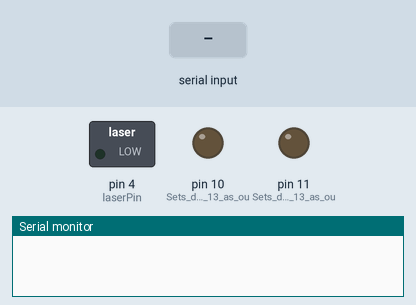
Simulated run of this sketch. Board: Arduino Uno, built with avr-gcc and run on an emulated ATmega328P. Parts: switched loads named in the sketch (green lamp = pin HIGH), output pins drawn as LEDs (lit = HIGH), the last lines printed to the serial monitor. The inputs (shaded band) are chosen by the test bench.

Above: at 1.2 s.
1.3 s: "a\n" received over Serial
At 2.07 s:
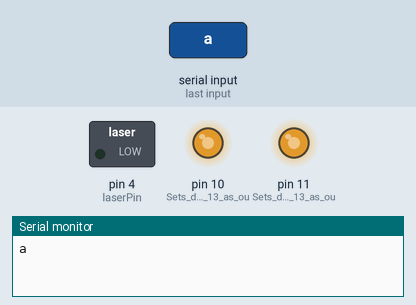
4.3 s: byte 102 ('f') received over Serial
At 6.8 s:
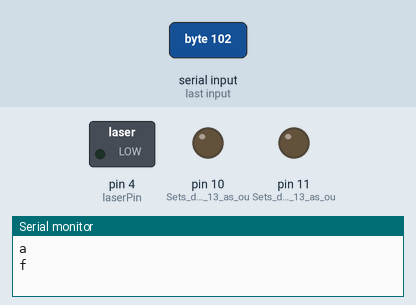
7.3 s: byte 98 ('b') received over Serial
At 7.7 s:
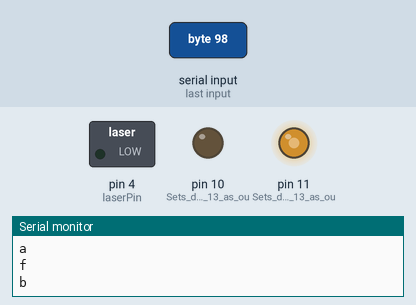
9.4 s: byte 108 ('l') received over Serial
At 10.6 s:
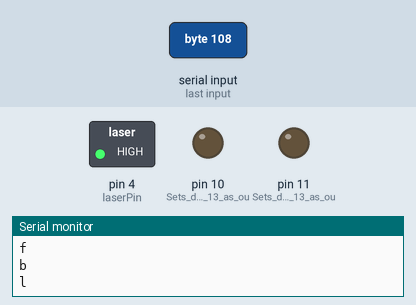
10.9 s: byte 100 ('d') received over Serial
At 11.3 s:
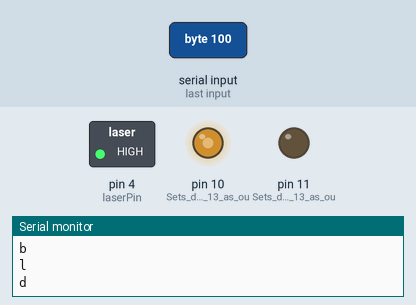
13.0 s: byte 97 ('a') received over Serial
At 13.77 s:
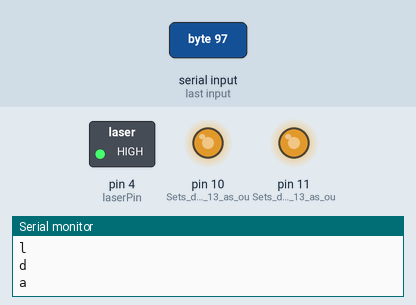
Timing chart, 0 to 16.0 s (numbered marks = the images above; inputs shaded):
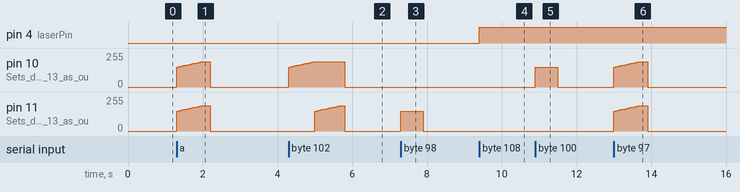

Measured:
- after the input at 1.3 s, pin 10 (Sets_digital_pin_13_as_ou), pin 11 (Sets_digital_pin_13_as_ou): rises from 0/255 to 189/255 in 0.65 s, then falls to 0/255 in 0.25 s
- after the input at 4.3 s, pin 10 (Sets_digital_pin_13_as_ou): rises from 0/255 to 189/255 in 0.65 s, then falls to 0/255 in 0.85 s; pin 11 (Sets_digital_pin_13_as_ou): rises from 0/255 to 189/255 in 0.65 s, then falls to 0/255 in 0.15 s
- after the input at 7.3 s, pin 11 (Sets_digital_pin_13_as_ou): 0/255 → 150/255 at once, → 0/255 0.60 s later
- after the input at 9.4 s, pin 4 (laserPin): LOW → HIGH at once
- after the input at 10.9 s, pin 10 (Sets_digital_pin_13_as_ou): 0/255 → 150/255 at once, → 0/255 0.60 s later
- after the input at 13.0 s, pin 10 (Sets_digital_pin_13_as_ou), pin 11 (Sets_digital_pin_13_as_ou): rises from 0/255 to 189/255 in 0.65 s, then falls to 0/255 in 0.25 s

The sketch:

sketch_dec23a1.ino
```cpp
char data = 0;            //Variable for storing received data
long czas, dystans;
#define trigPin 5
#define echoPin 7
#define laserPin 4

void setup()
{
    Serial.begin(9600);   //Sets the baud for serial data transmission
    pinMode(11, OUTPUT);  //Sets digital pin 13 as output pin
     pinMode(10, OUTPUT);  //Sets digital pin 13 as output pin
     pinMode(laserPin, OUTPUT);  //Sets digital pin 12 as output pin
     digitalWrite(11, LOW);
     digitalWrite(10, LOW);
      digitalWrite(laserPin, LOW);
     pinMode(trigPin, OUTPUT); //Pin, do którego podłączymy trig jako wyjście
  pinMode(echoPin, INPUT); //a echo, jako wejście

}
void loop()
{

   if(Serial.available() > 0)      // Send data only when you receive data:
   {
      data = Serial.read();        //Read the incoming data & store into data
      Serial.print(data);          //Print Value inside data in Serial monitor
      Serial.print("\n");
      if(data == 'a')
       { do_przodu();}
      else if(data == 'c')
         {_stop();}
      else if(data == 'b')
         {prawo();}
      else if(data == 'd')
         {lewo();}
      else if (data == 'f')
        { dupa();}
      else if (data == 'x')
      { pomiarL();}
      else if (data == 'u')
      { pomiarU();}
      else if (data == 'l')
      { laser();}
   }
}

int i;

void do_przodu()
{
for(i = 150; i<190 ; i++)
  {
  analogWrite(10, i);   //If value is 1 then LED turns ON
  analogWrite(11, i);
  i+=2;
  delay(50);
  }
  delay(200);
  analogWrite(10, 0);   //If value is 1 then LED turns ON
  analogWrite(11, 0);
}
void _stop()
{
analogWrite(10, 0);    //If value is 0 then LED turns OFF
analogWrite(11, 0);    //If value is 0 then LED turns OFF

}

void lewo()
{
  _stop();
 analogWrite(10, 150);    //If value is 0 then LED turns OFF
 delay(600);
 analogWrite(10, 0);


}


void prawo()
{

 _stop();
 analogWrite(11, 150);    //If value is 0 then LED turns OFF
 delay(600);
 analogWrite(11, 0);
}

void dupa()
{
  for(i = 150; i<190 ; i++)
  {
  analogWrite(10, i);   //If value is 1 then LED turns ON
  i+=2;
  delay(50);
  }
    for(i = 150; i<190 ; i++)
  {
  analogWrite(11, i);   //If value is 1 then LED turns ON
  i+=2;
  delay(50);
  }
  delay(100);
  analogWrite(10, 0);   //If value is 1 then LED turns ON
  analogWrite(11, 0);

}

void pomiarL()

 {
  digitalWrite(trigPin, LOW);
  delayMicroseconds(2);
  digitalWrite(trigPin, HIGH);
  delayMicroseconds(10);
  digitalWrite(trigPin, LOW);

  czas = pulseIn(echoPin, HIGH);
  dystans = czas / 58;

  Serial.print(dystans);

  }


int vol;
float voltage;

  void pomiarU()
  {
    vol = analogRead(A0);
    voltage = (vol*0.0048828125)*3;

    Serial.print(voltage);
  }

 void laser()
 {
  digitalWrite(laserPin, HIGH);
 }
```
